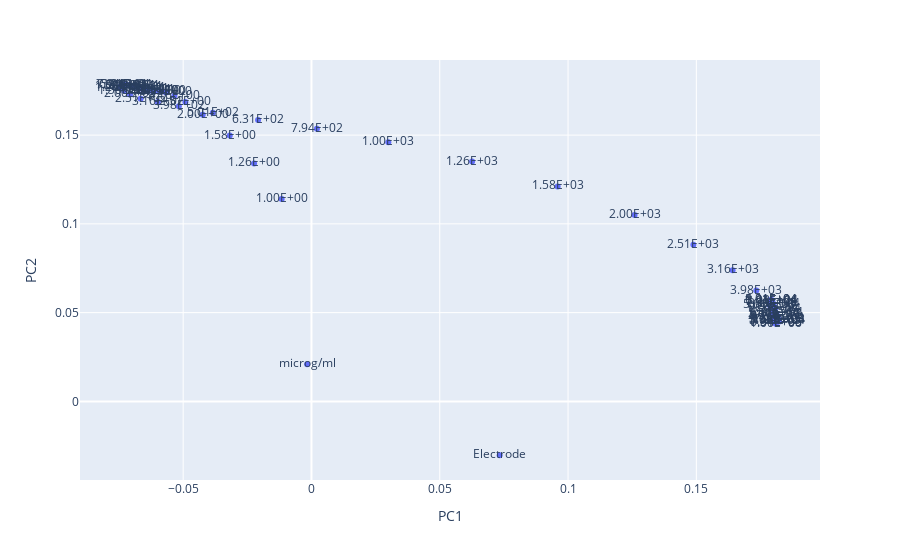

Notebook code cell kept with this figure:
### Code cell
# 5. Loadings Plot

loadings_label = df_loadings.index
# loadings_label = df_loadings.index.str.strip(' (cm)')

fig = px.scatter(df_loadings, x='PC1', y='PC2', text=loadings_label)
fig.show()
